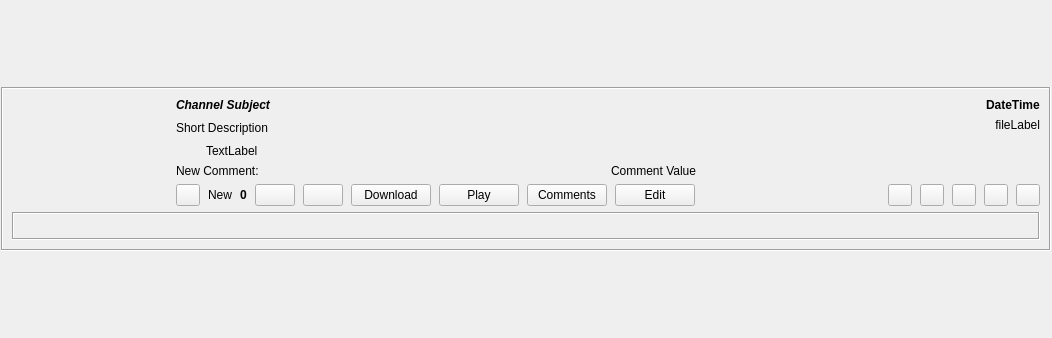
<?xml version="1.0" encoding="UTF-8"?>
<ui version="4.0">
 <class>GxsChannelPostItem</class>
 <widget class="QWidget" name="GxsChannelPostItem">
  <property name="geometry">
   <rect>
    <x>0</x>
    <y>0</y>
    <width>1052</width>
    <height>338</height>
   </rect>
  </property>
  <layout class="QGridLayout" name="gxsChannelPostItem_GLayout">
   <property name="leftMargin">
    <number>1</number>
   </property>
   <property name="topMargin">
    <number>1</number>
   </property>
   <property name="rightMargin">
    <number>1</number>
   </property>
   <property name="bottomMargin">
    <number>1</number>
   </property>
   <property name="horizontalSpacing">
    <number>6</number>
   </property>
   <property name="verticalSpacing">
    <number>1</number>
   </property>
   <item row="0" column="0">
    <widget class="QFrame" name="mainFrame">
     <property name="sizePolicy">
      <sizepolicy hsizetype="Expanding" vsizetype="Fixed">
       <horstretch>0</horstretch>
       <verstretch>0</verstretch>
      </sizepolicy>
     </property>
     <property name="autoFillBackground">
      <bool>true</bool>
     </property>
     <property name="frameShape">
      <enum>QFrame::Box</enum>
     </property>
     <property name="frameShadow">
      <enum>QFrame::Sunken</enum>
     </property>
     <layout class="QVBoxLayout" name="mainFrameVLayout">
      <item>
       <layout class="QHBoxLayout" name="mainTopHLayout">
        <item>
         <widget class="QLabel" name="logoLabel">
          <property name="minimumSize">
           <size>
            <width>158</width>
            <height>108</height>
           </size>
          </property>
          <property name="maximumSize">
           <size>
            <width>156</width>
            <height>107</height>
           </size>
          </property>
          <property name="text">
           <string/>
          </property>
          <property name="pixmap">
           <pixmap resource="../images.qrc">:/images/thumb-default-video.png</pixmap>
          </property>
          <property name="scaledContents">
           <bool>false</bool>
          </property>
          <property name="alignment">
           <set>Qt::AlignCenter</set>
          </property>
         </widget>
        </item>
        <item>
         <layout class="QVBoxLayout" name="mainRTopVLayout">
          <item>
           <layout class="QHBoxLayout" name="tilteHLayout">
            <item>
             <widget class="StyledLabel" name="titleLabel">
              <property name="sizePolicy">
               <sizepolicy hsizetype="MinimumExpanding" vsizetype="Preferred">
                <horstretch>0</horstretch>
                <verstretch>0</verstretch>
               </sizepolicy>
              </property>
              <property name="font">
               <font>
                <weight>75</weight>
                <italic>true</italic>
                <bold>true</bold>
               </font>
              </property>
              <property name="text">
               <string notr="true">Channel Subject</string>
              </property>
              <property name="scaledContents">
               <bool>false</bool>
              </property>
              <property name="openExternalLinks">
               <bool>true</bool>
              </property>
             </widget>
            </item>
            <item>
             <widget class="QLabel" name="datetimelabel">
              <property name="font">
               <font>
                <weight>75</weight>
                <bold>true</bold>
               </font>
              </property>
              <property name="text">
               <string notr="true">DateTime</string>
              </property>
             </widget>
            </item>
           </layout>
          </item>
          <item>
           <layout class="QHBoxLayout" name="subjectHLayout">
            <item>
             <widget class="QLabel" name="subjectLabel">
              <property name="sizePolicy">
               <sizepolicy hsizetype="MinimumExpanding" vsizetype="Expanding">
                <horstretch>0</horstretch>
                <verstretch>0</verstretch>
               </sizepolicy>
              </property>
              <property name="maximumSize">
               <size>
                <width>16777215</width>
                <height>60</height>
               </size>
              </property>
              <property name="text">
               <string notr="true">Short Description</string>
              </property>
              <property name="wordWrap">
               <bool>true</bool>
              </property>
              <property name="openExternalLinks">
               <bool>true</bool>
              </property>
             </widget>
            </item>
            <item>
             <widget class="QLabel" name="filelabel">
              <property name="text">
               <string notr="true">fileLabel</string>
              </property>
              <property name="alignment">
               <set>Qt::AlignRight|Qt::AlignTop|Qt::AlignTrailing</set>
              </property>
             </widget>
            </item>
           </layout>
          </item>
          <item>
           <layout class="QHBoxLayout" name="warningHLayout">
            <item>
             <widget class="QLabel" name="warn_image_label">
              <property name="maximumSize">
               <size>
                <width>24</width>
                <height>16777215</height>
               </size>
              </property>
              <property name="text">
               <string/>
              </property>
              <property name="pixmap">
               <pixmap resource="../images.qrc">:/images/status_unknown.png</pixmap>
              </property>
             </widget>
            </item>
            <item>
             <widget class="QLabel" name="warning_label">
              <property name="text">
               <string notr="true">TextLabel</string>
              </property>
             </widget>
            </item>
           </layout>
          </item>
          <item>
           <layout class="QHBoxLayout" name="newCommHLayout">
            <property name="topMargin">
             <number>0</number>
            </property>
            <item>
             <widget class="QLabel" name="newCommentLabel">
              <property name="text">
               <string>New Comment:</string>
              </property>
              <property name="scaledContents">
               <bool>true</bool>
              </property>
             </widget>
            </item>
            <item>
             <widget class="ElidedLabel" name="commLabel">
              <property name="text">
               <string>Comment Value</string>
              </property>
             </widget>
            </item>
           </layout>
          </item>
          <item>
           <layout class="QHBoxLayout" name="buttonHLayout">
            <property name="spacing">
             <number>8</number>
            </property>
            <item>
             <widget class="QPushButton" name="readButton">
              <property name="maximumSize">
               <size>
                <width>24</width>
                <height>16777215</height>
               </size>
              </property>
              <property name="focusPolicy">
               <enum>Qt::NoFocus</enum>
              </property>
              <property name="toolTip">
               <string>Toggle Message Read Status</string>
              </property>
              <property name="icon">
               <iconset resource="../images.qrc">
                <normaloff>:/images/message-state-unread.png</normaloff>:/images/message-state-unread.png</iconset>
              </property>
              <property name="checkable">
               <bool>true</bool>
              </property>
              <property name="checked">
               <bool>false</bool>
              </property>
              <property name="flat">
               <bool>false</bool>
              </property>
             </widget>
            </item>
            <item>
             <widget class="QLabel" name="newLabel">
              <property name="text">
               <string>New</string>
              </property>
             </widget>
            </item>
            <item>
             <widget class="QLabel" name="scoreLabel">
              <property name="font">
               <font>
                <weight>75</weight>
                <bold>true</bold>
               </font>
              </property>
              <property name="text">
               <string>0</string>
              </property>
             </widget>
            </item>
            <item>
             <widget class="QPushButton" name="voteUpButton">
              <property name="toolTip">
               <string>I like this</string>
              </property>
              <property name="text">
               <string/>
              </property>
              <property name="icon">
               <iconset resource="../images.qrc">
                <normaloff>:/images/vote_up.png</normaloff>:/images/vote_up.png</iconset>
              </property>
             </widget>
            </item>
            <item>
             <widget class="QPushButton" name="voteDownButton">
              <property name="toolTip">
               <string>I dislike this</string>
              </property>
              <property name="text">
               <string/>
              </property>
              <property name="icon">
               <iconset resource="../images.qrc">
                <normaloff>:/images/vote_down.png</normaloff>:/images/vote_down.png</iconset>
              </property>
             </widget>
            </item>
            <item>
             <widget class="QPushButton" name="downloadButton">
              <property name="focusPolicy">
               <enum>Qt::NoFocus</enum>
              </property>
              <property name="text">
               <string>Download</string>
              </property>
              <property name="icon">
               <iconset resource="../images.qrc">
                <normaloff>:/images/download16.png</normaloff>:/images/download16.png</iconset>
              </property>
              <property name="autoExclusive">
               <bool>false</bool>
              </property>
             </widget>
            </item>
            <item>
             <widget class="QPushButton" name="playButton">
              <property name="focusPolicy">
               <enum>Qt::NoFocus</enum>
              </property>
              <property name="text">
               <string>Play</string>
              </property>
              <property name="icon">
               <iconset resource="../images.qrc">
                <normaloff>:/images/player_play.png</normaloff>:/images/player_play.png</iconset>
              </property>
             </widget>
            </item>
            <item>
             <widget class="QPushButton" name="commentButton">
              <property name="text">
               <string>Comments</string>
              </property>
             </widget>
            </item>
            <item>
             <widget class="QPushButton" name="editButton">
              <property name="text">
               <string>Edit</string>
              </property>
             </widget>
            </item>
            <item>
             <spacer name="horizontalSpacer">
              <property name="orientation">
               <enum>Qt::Horizontal</enum>
              </property>
              <property name="sizeHint" stdset="0">
               <size>
                <width>40</width>
                <height>20</height>
               </size>
              </property>
             </spacer>
            </item>
            <item>
             <widget class="QPushButton" name="copyLinkButton">
              <property name="sizePolicy">
               <sizepolicy hsizetype="Fixed" vsizetype="Fixed">
                <horstretch>0</horstretch>
                <verstretch>0</verstretch>
               </sizepolicy>
              </property>
              <property name="maximumSize">
               <size>
                <width>24</width>
                <height>16777215</height>
               </size>
              </property>
              <property name="focusPolicy">
               <enum>Qt::NoFocus</enum>
              </property>
              <property name="toolTip">
               <string>Copy RetroShare Link</string>
              </property>
              <property name="icon">
               <iconset resource="../images.qrc">
                <normaloff>:/images/copyrslink.png</normaloff>:/images/copyrslink.png</iconset>
              </property>
             </widget>
            </item>
            <item>
             <widget class="QPushButton" name="unsubscribeButton">
              <property name="sizePolicy">
               <sizepolicy hsizetype="Fixed" vsizetype="Fixed">
                <horstretch>0</horstretch>
                <verstretch>0</verstretch>
               </sizepolicy>
              </property>
              <property name="maximumSize">
               <size>
                <width>24</width>
                <height>16777215</height>
               </size>
              </property>
              <property name="focusPolicy">
               <enum>Qt::NoFocus</enum>
              </property>
              <property name="toolTip">
               <string>Unsubscribe From Channel</string>
              </property>
              <property name="icon">
               <iconset resource="../images.qrc">
                <normaloff>:/images/mail_delete.png</normaloff>:/images/mail_delete.png</iconset>
              </property>
             </widget>
            </item>
            <item>
             <widget class="QPushButton" name="expandButton">
              <property name="sizePolicy">
               <sizepolicy hsizetype="Fixed" vsizetype="Fixed">
                <horstretch>0</horstretch>
                <verstretch>0</verstretch>
               </sizepolicy>
              </property>
              <property name="maximumSize">
               <size>
                <width>24</width>
                <height>16777215</height>
               </size>
              </property>
              <property name="focusPolicy">
               <enum>Qt::NoFocus</enum>
              </property>
              <property name="toolTip">
               <string>Expand</string>
              </property>
              <property name="icon">
               <iconset resource="../images.qrc">
                <normaloff>:/images/edit_add24.png</normaloff>:/images/edit_add24.png</iconset>
              </property>
             </widget>
            </item>
            <item>
             <widget class="QPushButton" name="readAndClearButton">
              <property name="sizePolicy">
               <sizepolicy hsizetype="Fixed" vsizetype="Fixed">
                <horstretch>0</horstretch>
                <verstretch>0</verstretch>
               </sizepolicy>
              </property>
              <property name="maximumSize">
               <size>
                <width>24</width>
                <height>16777215</height>
               </size>
              </property>
              <property name="focusPolicy">
               <enum>Qt::NoFocus</enum>
              </property>
              <property name="toolTip">
               <string>Set as read and remove item</string>
              </property>
              <property name="icon">
               <iconset resource="../images.qrc">
                <normaloff>:/images/cancel.png</normaloff>:/images/cancel.png</iconset>
              </property>
             </widget>
            </item>
            <item>
             <widget class="QPushButton" name="clearButton">
              <property name="sizePolicy">
               <sizepolicy hsizetype="Fixed" vsizetype="Fixed">
                <horstretch>0</horstretch>
                <verstretch>0</verstretch>
               </sizepolicy>
              </property>
              <property name="maximumSize">
               <size>
                <width>24</width>
                <height>16777215</height>
               </size>
              </property>
              <property name="focusPolicy">
               <enum>Qt::NoFocus</enum>
              </property>
              <property name="toolTip">
               <string>Remove Item</string>
              </property>
              <property name="icon">
               <iconset resource="../images.qrc">
                <normaloff>:/images/close_normal.png</normaloff>:/images/close_normal.png</iconset>
              </property>
             </widget>
            </item>
           </layout>
          </item>
         </layout>
        </item>
       </layout>
      </item>
      <item>
       <widget class="QFrame" name="expandFrame">
        <layout class="QVBoxLayout" name="expandFrameVLayout">
         <property name="leftMargin">
          <number>0</number>
         </property>
         <property name="topMargin">
          <number>0</number>
         </property>
         <property name="rightMargin">
          <number>0</number>
         </property>
         <property name="bottomMargin">
          <number>0</number>
         </property>
         <item>
          <widget class="QFrame" name="msgFrame">
           <property name="frameShape">
            <enum>QFrame::Box</enum>
           </property>
           <property name="frameShadow">
            <enum>QFrame::Sunken</enum>
           </property>
           <layout class="QVBoxLayout" name="msgFrameVLayout">
            <property name="leftMargin">
             <number>5</number>
            </property>
            <property name="topMargin">
             <number>5</number>
            </property>
            <property name="rightMargin">
             <number>5</number>
            </property>
            <property name="bottomMargin">
             <number>5</number>
            </property>
            <item>
             <widget class="QLabel" name="msgLabel">
              <property name="sizePolicy">
               <sizepolicy hsizetype="MinimumExpanding" vsizetype="Preferred">
                <horstretch>0</horstretch>
                <verstretch>0</verstretch>
               </sizepolicy>
              </property>
              <property name="wordWrap">
               <bool>true</bool>
              </property>
              <property name="margin">
               <number>6</number>
              </property>
              <property name="indent">
               <number>-1</number>
              </property>
              <property name="openExternalLinks">
               <bool>true</bool>
              </property>
              <property name="textInteractionFlags">
               <set>Qt::LinksAccessibleByMouse|Qt::TextSelectableByKeyboard|Qt::TextSelectableByMouse</set>
              </property>
             </widget>
            </item>
           </layout>
          </widget>
         </item>
        </layout>
       </widget>
      </item>
      <item>
       <spacer name="verticalSpacer">
        <property name="orientation">
         <enum>Qt::Vertical</enum>
        </property>
        <property name="sizeHint" stdset="0">
         <size>
          <width>20</width>
          <height>0</height>
         </size>
        </property>
       </spacer>
      </item>
     </layout>
    </widget>
   </item>
  </layout>
 </widget>
 <customwidgets>
  <customwidget>
   <class>StyledLabel</class>
   <extends>QLabel</extends>
   <header>gui/common/StyledLabel.h</header>
  </customwidget>
  <customwidget>
   <class>ElidedLabel</class>
   <extends>QLabel</extends>
   <header location="global">gui/common/ElidedLabel.h</header>
   <container>1</container>
  </customwidget>
 </customwidgets>
 <resources>
  <include location="../images.qrc"/>
 </resources>
 <connections/>
</ui>
